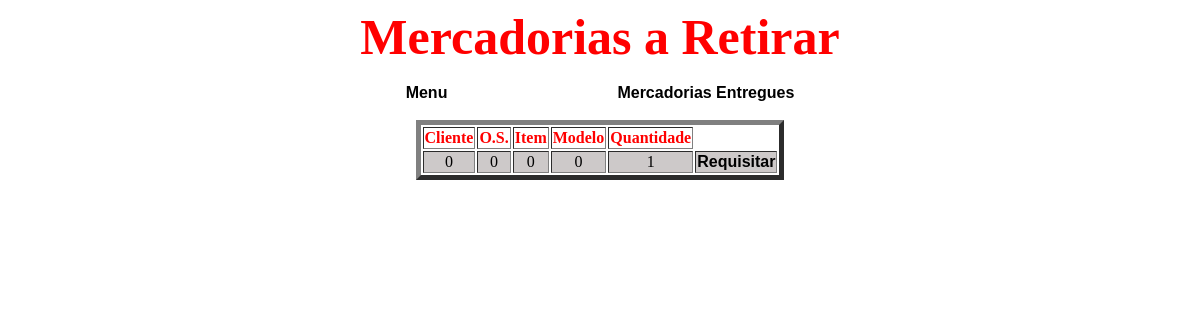
Screenshot of /lista.php (signed in) with the database file from the repository.
### tables this page shows
CREATE TABLE IF NOT EXISTS `mercadorias` (
  `id` int(11) NOT NULL AUTO_INCREMENT,
  `cliente` int(11) NOT NULL,
  `os` int(11) NOT NULL,
  `item` int(11) NOT NULL,
  `modelo` int(11) NOT NULL,
  `qnt` int(11) NOT NULL,
  PRIMARY KEY (`id`)
);

### lista.php (the view, shortened to what this page needs)
<?php
include("includes/header.php");
mysqli_select_db($conexao, $database_conexao);
if (isset($logado)){
        echo '<link rel="stylesheet" type="text/css" href="estilo.css" media="all" />';
	echo '<div style="font-size:50px;text-align:center;color:red"><b>Mercadorias a Retirar</b></div>';
	$buscar = mysqli_query($conexao, "SELECT * FROM mercadorias ORDER BY cliente ASC")or die(mysql_error($conexo));
	echo '<a id="link" href="index.php">Menu</a>';
        echo '<a href="retirada.php">Mercadorias Entregues</a>';
	if(mysqli_num_rows($buscar) > 0){
        echo '<table border="5px" style="margin-right:auto; margin-left:auto;">
				 <thead>
                                 <tr>
					<th style="text-align:center;color:red"><b>Cliente</b></th>
					<th style="text-align:center;color:red"><b>O.S.</b></th>
					<th style="text-align:center;color:red"><b>Item</b></th>
					<th style="text-align:center;color:red"><b>Modelo</b></th>
					<th style="text-align:center;color:red"><b>Quantidade</b></th>
				</tr></thead>';
        while($row = mysqli_fetch_array($buscar)) {
	   		echo'<tr>
					<td style="text-align:center">' . $row['cliente'] . '</td>
					<td style="text-align:center">' . $row['os'] . '</td>
					<td style="text-align:center">' . $row['item'] . '</td>
					<td style="text-align:center">' . $row['modelo'] . '</td>
					<td style="text-align:center">' . $row['qnt'] . '</td>
					<td style="text-align:center">
					<a href="pedido.php?id='.$row['id'].'">Requisitar</a></td>
				</tr>';
	  }
         }
        echo '</table>';
}else{
include ("login.php");
}
?>

### estilo.css (style rules this page uses)
a:link, a:visited, a:active { text-decoration:none; font-family:Arial; font-weight:bold; color:black; }
tbody tr:nth-child(odd) { background-color:#CDC9C9; }
#link { padding-right:170px; }

### rows the page displays
mercadorias: cliente "0", os "0", item "0", modelo "0", qnt "1"
